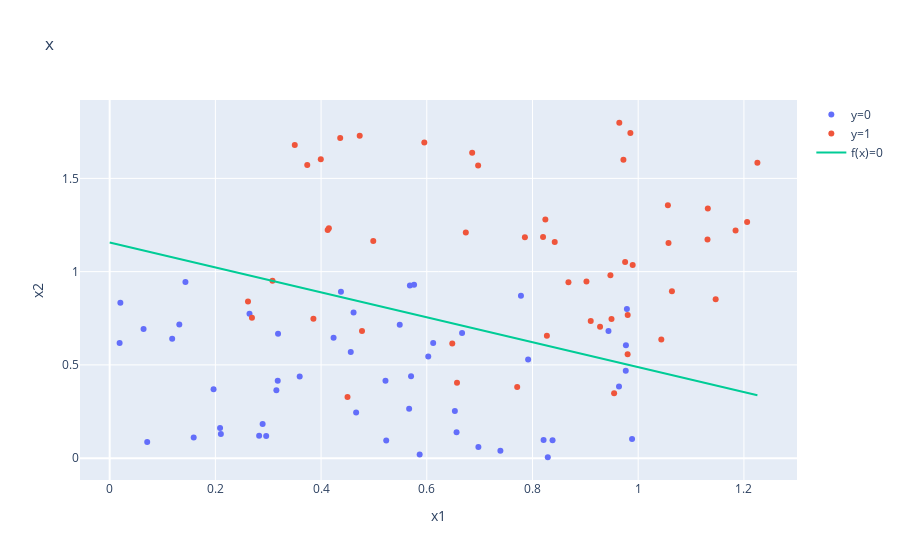

The code cell stored with this chart in its notebook:
### Code cell
import numpy as np
import plotly.graph_objects as go
import plotly
import plotly.offline as py
py.init_notebook_mode(connected=True)

np.random.seed(0)

def sigmoid(input):    
    # sigmoid function
    output = 1 / (1 + np.exp(-input - 2 * np.finfo(float).eps))
    return output

def f(w, b, x):
    # define the logistic function
    return sigmoid(np.dot(x, w) + b)

def optimize(x, y,learning_rate, iterations, weight, bias): 
    # run gradient ascent based on MLE:
    size = x.shape[0]
    for i in range(iterations): 
        p = f(weight, bias, x)
        loss = -1/size * np.sum(y * np.log(p)) + (1 - y) * np.log(1-p)
        dW = 1/size * np.dot(x.T, (p - y))
        db = 1/size * np.sum(p - y)
        weight -= learning_rate * dW
        bias -= learning_rate * db 
    return weight, bias


# dataset definition
n_samples = 50
x = np.concatenate([np.random.random((n_samples, 2)), 
                    np.array([1, 1.5]) * np.random.random((n_samples, 2)) + np.array([0.25, 0.3])])
y = np.concatenate([np.zeros((n_samples,)), np.ones((n_samples, ))])

# run gradient ascent
w, b = optimize(x, y, 0.2, 5000, np.array([0.1, 0.1]), 0.1)
    
x_space = np.linspace(0, np.max(x[:,0]))
# w0 * x0 + w1 * x1 + b = 0 --> x1 = ....
y_space = -w[0] / w[1] * x_space - b / w[1]
    
fig = go.Figure(data=[
    go.Scatter(x=x[0:n_samples,0], y=x[0:n_samples,1], mode='markers', name='y=0',),
    go.Scatter(x=x[n_samples::,0], y=x[n_samples::,1], mode='markers', name='y=1'), 
    go.Scatter(x=x_space, y=y_space,  name='f(x)=0')],
                layout=go.Layout(title='x', 
                                 xaxis=dict(title="x1",),
                                 yaxis=dict(title="x2",)))
plotly.offline.iplot(fig)
